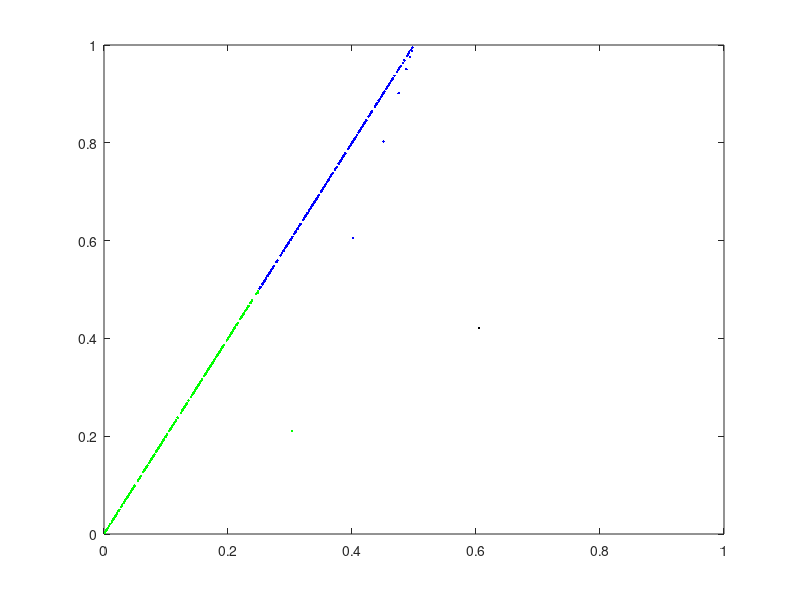

The MATLAB source for this figure:
clear
clf
x = rand;
y = rand;
plot(x,y,'k.');
hold on
for it = 1:500
    fprintf('A: (%1.3f, %1.3f)\n',x,y);
	choic = floor(rand*2);
    fprintf('Choice: %1.3f\n',choic);
	if choic == 0
		x = x/2;
		y = y/2;
        plot(x,y,'g.');
	elseif choic == 1
		x = (x+.5)/2;
		y = (y+1)/2;
        plot(x,y,'b.');
	else
		x = (x+.5)/2;
		y = (y+1)/2;
        plot(x,y,'r.');
    end
	fprintf('B: (%1.3f, %1.3f)\n\n',x,y);
    axis([0,1,0,1]);
end
